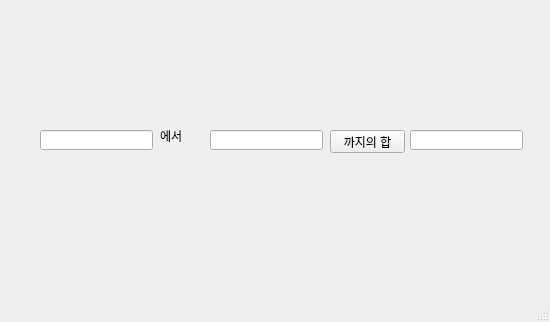
<?xml version="1.0" encoding="UTF-8"?>
<ui version="4.0">
 <class>MainWindow</class>
 <widget class="QMainWindow" name="MainWindow">
  <property name="geometry">
   <rect>
    <x>0</x>
    <y>0</y>
    <width>550</width>
    <height>322</height>
   </rect>
  </property>
  <property name="windowTitle">
   <string>MainWindow</string>
  </property>
  <widget class="QWidget" name="centralwidget">
   <widget class="QLineEdit" name="le1">
    <property name="geometry">
     <rect>
      <x>40</x>
      <y>130</y>
      <width>113</width>
      <height>20</height>
     </rect>
    </property>
   </widget>
   <widget class="QLineEdit" name="le2">
    <property name="geometry">
     <rect>
      <x>210</x>
      <y>130</y>
      <width>113</width>
      <height>20</height>
     </rect>
    </property>
   </widget>
   <widget class="QLabel" name="lb">
    <property name="geometry">
     <rect>
      <x>160</x>
      <y>130</y>
      <width>56</width>
      <height>12</height>
     </rect>
    </property>
    <property name="text">
     <string>에서</string>
    </property>
   </widget>
   <widget class="QPushButton" name="pb">
    <property name="geometry">
     <rect>
      <x>330</x>
      <y>130</y>
      <width>75</width>
      <height>23</height>
     </rect>
    </property>
    <property name="text">
     <string>까지의 합</string>
    </property>
   </widget>
   <widget class="QLineEdit" name="le3">
    <property name="geometry">
     <rect>
      <x>410</x>
      <y>130</y>
      <width>113</width>
      <height>20</height>
     </rect>
    </property>
   </widget>
  </widget>
  <widget class="QMenuBar" name="menubar">
   <property name="geometry">
    <rect>
     <x>0</x>
     <y>0</y>
     <width>550</width>
     <height>21</height>
    </rect>
   </property>
  </widget>
  <widget class="QStatusBar" name="statusbar"/>
 </widget>
 <resources/>
 <connections/>
</ui>
